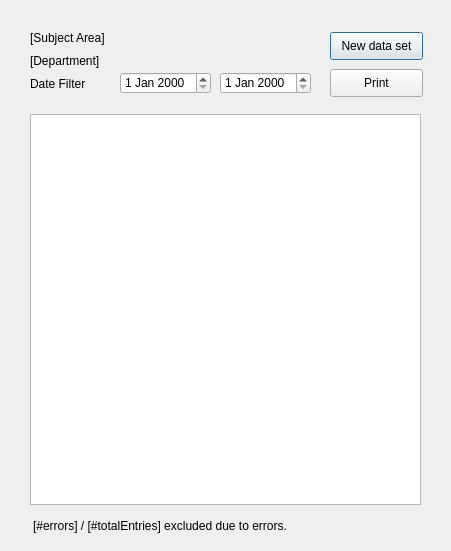
<?xml version="1.0" encoding="UTF-8"?>
<ui version="4.0">
 <class>DashboardWindow</class>
 <widget class="QDialog" name="DashboardWindow">
  <property name="geometry">
   <rect>
    <x>0</x>
    <y>0</y>
    <width>451</width>
    <height>551</height>
   </rect>
  </property>
  <property name="windowTitle">
   <string>Dialog</string>
  </property>
  <widget class="QPushButton" name="pushButton">
   <property name="geometry">
    <rect>
     <x>330</x>
     <y>32</y>
     <width>93</width>
     <height>28</height>
    </rect>
   </property>
   <property name="text">
    <string>New data set</string>
   </property>
  </widget>
  <widget class="QPushButton" name="pushButton_2">
   <property name="geometry">
    <rect>
     <x>330</x>
     <y>69</y>
     <width>93</width>
     <height>28</height>
    </rect>
   </property>
   <property name="text">
    <string>Print</string>
   </property>
  </widget>
  <widget class="QLabel" name="label">
   <property name="geometry">
    <rect>
     <x>30</x>
     <y>30</y>
     <width>101</width>
     <height>16</height>
    </rect>
   </property>
   <property name="text">
    <string>[Subject Area]</string>
   </property>
  </widget>
  <widget class="QLabel" name="label_2">
   <property name="geometry">
    <rect>
     <x>30</x>
     <y>53</y>
     <width>81</width>
     <height>16</height>
    </rect>
   </property>
   <property name="text">
    <string>[Department]</string>
   </property>
  </widget>
  <widget class="QLabel" name="label_3">
   <property name="geometry">
    <rect>
     <x>30</x>
     <y>76</y>
     <width>71</width>
     <height>16</height>
    </rect>
   </property>
   <property name="text">
    <string>Date Filter</string>
   </property>
  </widget>
  <widget class="QDateEdit" name="dateEdit">
   <property name="geometry">
    <rect>
     <x>120</x>
     <y>72</y>
     <width>91</width>
     <height>22</height>
    </rect>
   </property>
  </widget>
  <widget class="QDateEdit" name="dateEdit_2">
   <property name="geometry">
    <rect>
     <x>220</x>
     <y>72</y>
     <width>91</width>
     <height>22</height>
    </rect>
   </property>
  </widget>
  <widget class="QTreeView" name="treeView">
   <property name="geometry">
    <rect>
     <x>30</x>
     <y>114</y>
     <width>391</width>
     <height>391</height>
    </rect>
   </property>
  </widget>
  <widget class="QLabel" name="label_4">
   <property name="geometry">
    <rect>
     <x>33</x>
     <y>518</y>
     <width>371</width>
     <height>16</height>
    </rect>
   </property>
   <property name="text">
    <string>[#errors] / [#totalEntries] excluded due to errors.</string>
   </property>
  </widget>
 </widget>
 <resources/>
 <connections/>
</ui>
